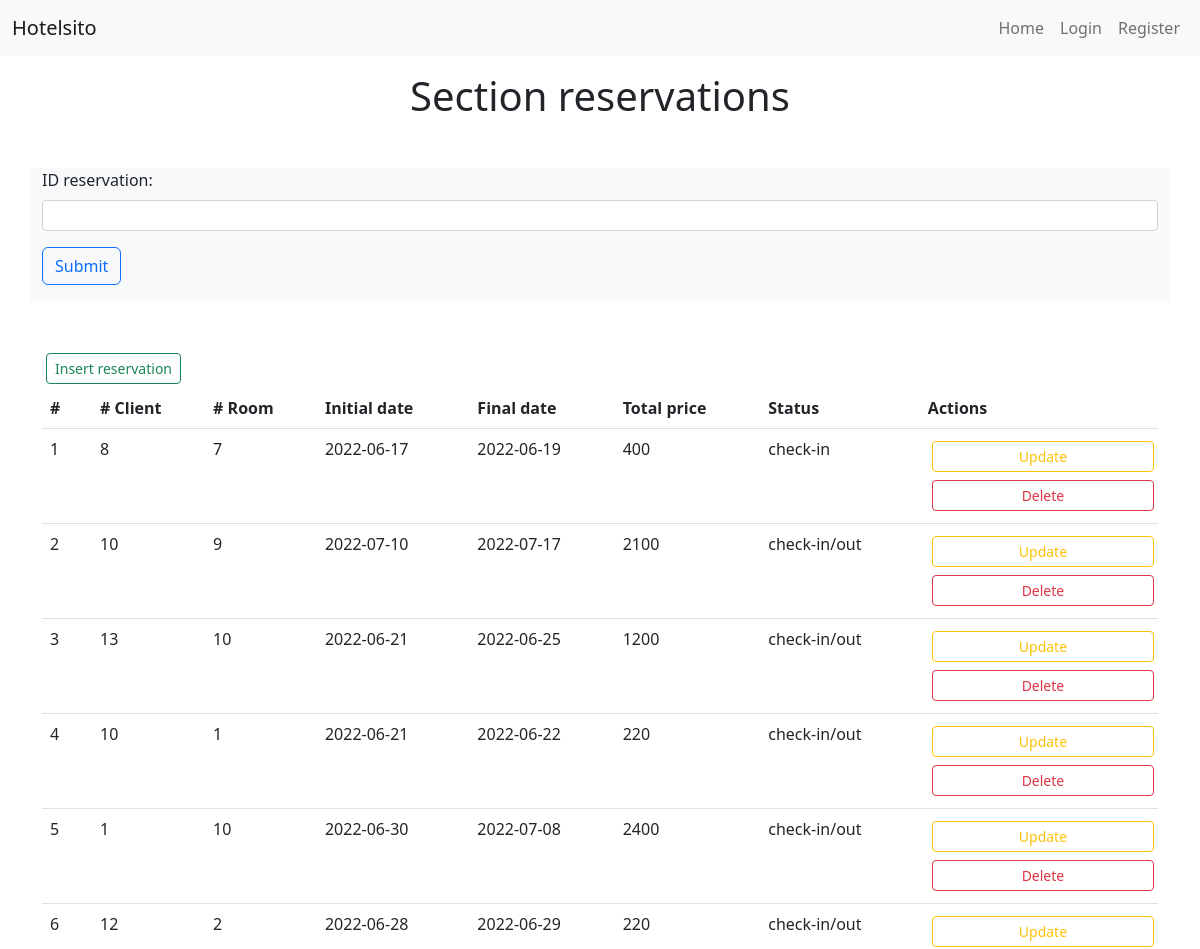
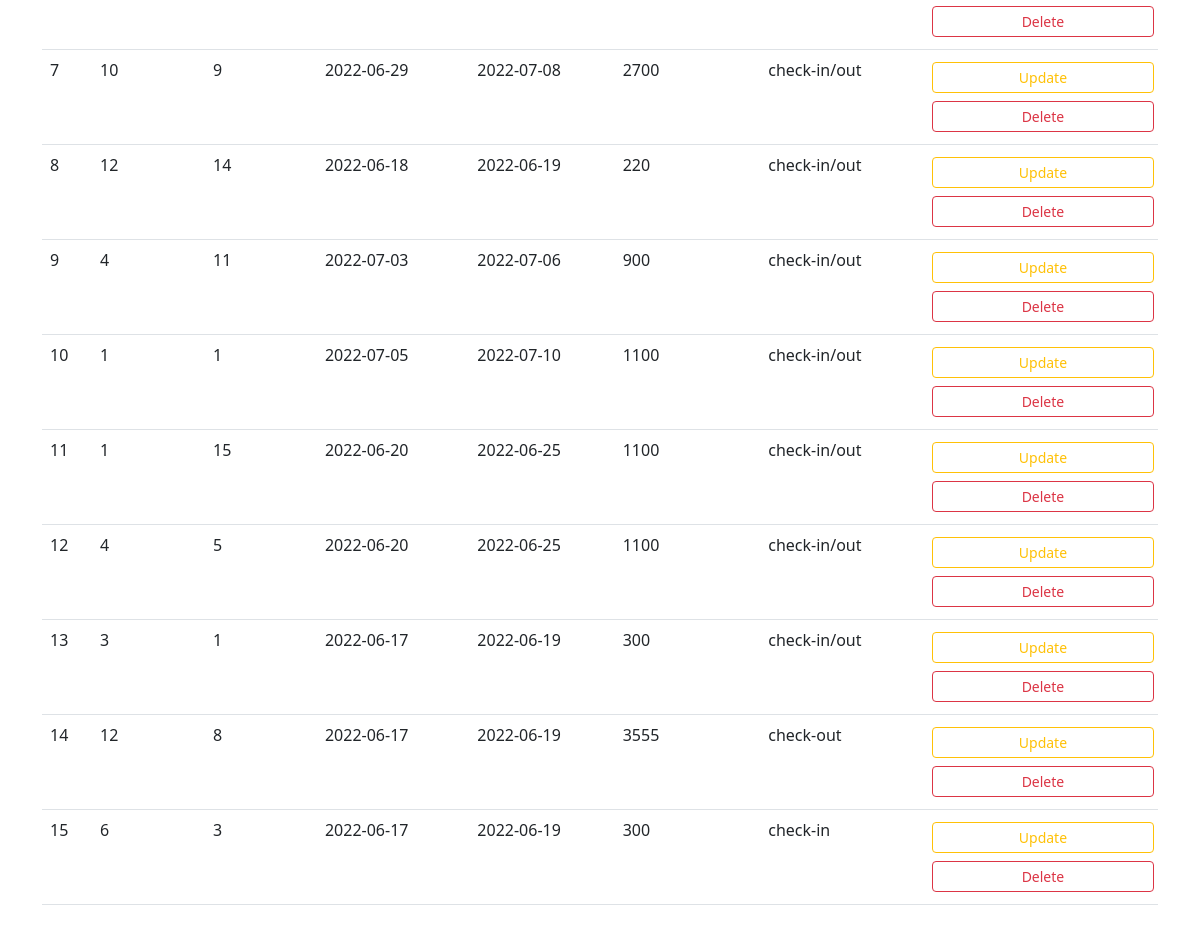
The app's page /reservations.php with its own data (2 pictures, top to bottom).
### tables this page shows
CREATE TABLE `039_reservations` (
  `ID_reservation` int(11) NOT NULL,
  `ID_client` int(11) NOT NULL,
  `ID_room` int(11) NOT NULL,
  `initial_date` date NOT NULL,
  `final_date` date NOT NULL,
  `total_price` int(11) NOT NULL,
  `status_room` varchar(60) NOT NULL
);

### reservations.php (the view, shortened to what this page needs)
<?php
require ($_SERVER['DOCUMENT_ROOT'].'/student039/dwes/templates/header.php');
include ($_SERVER['DOCUMENT_ROOT'].'/student039/dwes/db/connect_db.php');
$sql = "SELECT * FROM 039_reservations";
$result = mysqli_query($conn, $sql);
$reservations = mysqli_fetch_all($result, MYSQLI_ASSOC);
?>
<h1 class="text-center mt-3">Section reservations</h1>
<?php
include ($_SERVER['DOCUMENT_ROOT'].'/student039/dwes/forms/form_reservations_select.php');
?>
<div class="container my-5">
    <a class="m-1 btn btn-outline-success btn-sm" href="/student039/dwes/forms/form_reservations_insert.php">Insert reservation</a>
    <?php if ($reservations) : ?>
        <table class="table table-hover">
            <thead>
                <tr>
                    <th scope="col">#</th>
                    <th scope="col"># Client</th>
                    <th scope="col"># Room</th>
                    <th scope="col">Initial date</th>
                    <th scope="col">Final date</th>
                    <th scope="col">Total price</th>
                    <th scope="col">Status</th>
                    <th scope="col">Actions</th>
                </tr>
            </thead>
            <tbody>
                <?php foreach ($reservations as $reservation) : ?>
                    <tr>
                        <?php
                        $id = $reservation['ID_reservation'];
                        foreach ($reservation as $reservation_data) : ?>
                            <td>
                                <?php echo $reservation_data; ?>
                            </td>
                        <?php endforeach; ?>
                        <td>
                            <a class="w-100 m-1 btn btn-outline-warning btn-sm" href="/student039/dwes/forms/form_reservations_update.php?result=<?php echo $id ?>">Update</a>
                            <a class="w-100 m-1 btn btn-outline-danger btn-sm" href="/student039/dwes/forms/form_reservations_delete.php?result=<?php echo $id ?>">Delete</a>
                        </td>
                    </tr>
                <?php endforeach; ?>
            </tbody>
        </table>
    <?php endif; ?>
</div>
<?php
require ($_SERVER['DOCUMENT_ROOT'].'/student039/dwes/templates/footer.php');
?>

### records on screen
039_reservations: ID_reservation "1", ID_client "8", ID_room "7", initial_date "2022-06-17", final_date "2022-06-19", total_price "400", status_room "check-in"
039_reservations: ID_reservation "2", ID_client "10", ID_room "9", initial_date "2022-07-10", final_date "2022-07-17", total_price "2100", status_room "check-in/out"
039_reservations: ID_reservation "3", ID_client "13", ID_room "10", initial_date "2022-06-21", final_date "2022-06-25", total_price "1200", status_room "check-in/out"
039_reservations: ID_reservation "4", ID_client "10", ID_room "1", initial_date "2022-06-21", final_date "2022-06-22", total_price "220", status_room "check-in/out"
039_reservations: ID_reservation "5", ID_client "1", ID_room "10", initial_date "2022-06-30", final_date "2022-07-08", total_price "2400", status_room "check-in/out"
039_reservations: ID_reservation "6", ID_client "12", ID_room "2", initial_date "2022-06-28", final_date "2022-06-29", total_price "220", status_room "check-in/out"
039_reservations: ID_reservation "7", ID_client "10", ID_room "9", initial_date "2022-06-29", final_date "2022-07-08", total_price "2700", status_room "check-in/out"
039_reservations: ID_reservation "8", ID_client "12", ID_room "14", initial_date "2022-06-18", final_date "2022-06-19", total_price "220", status_room "check-in/out"
039_reservations: ID_reservation "9", ID_client "4", ID_room "11", initial_date "2022-07-03", final_date "2022-07-06", total_price "900", status_room "check-in/out"
039_reservations: ID_reservation "10", reservation_data "1", initial_date "2022-07-05", final_date "2022-07-10", total_price "1100", status_room "check-in/out"
039_reservations: ID_reservation "11", ID_client "1", ID_room "15", initial_date "2022-06-20", final_date "2022-06-25", total_price "1100", status_room "check-in/out"
039_reservations: ID_reservation "12", ID_client "4", ID_room "5", initial_date "2022-06-20", final_date "2022-06-25", total_price "1100", status_room "check-in/out"
039_reservations: ID_reservation "13", ID_client "3", ID_room "1", initial_date "2022-06-17", final_date "2022-06-19", total_price "300", status_room "check-in/out"
039_reservations: ID_reservation "14", ID_client "12", ID_room "8", initial_date "2022-06-17", final_date "2022-06-19", total_price "3555", status_room "check-out"
039_reservations: ID_reservation "15", ID_client "6", ID_room "3", initial_date "2022-06-17", final_date "2022-06-19", total_price "300", status_room "check-in"
